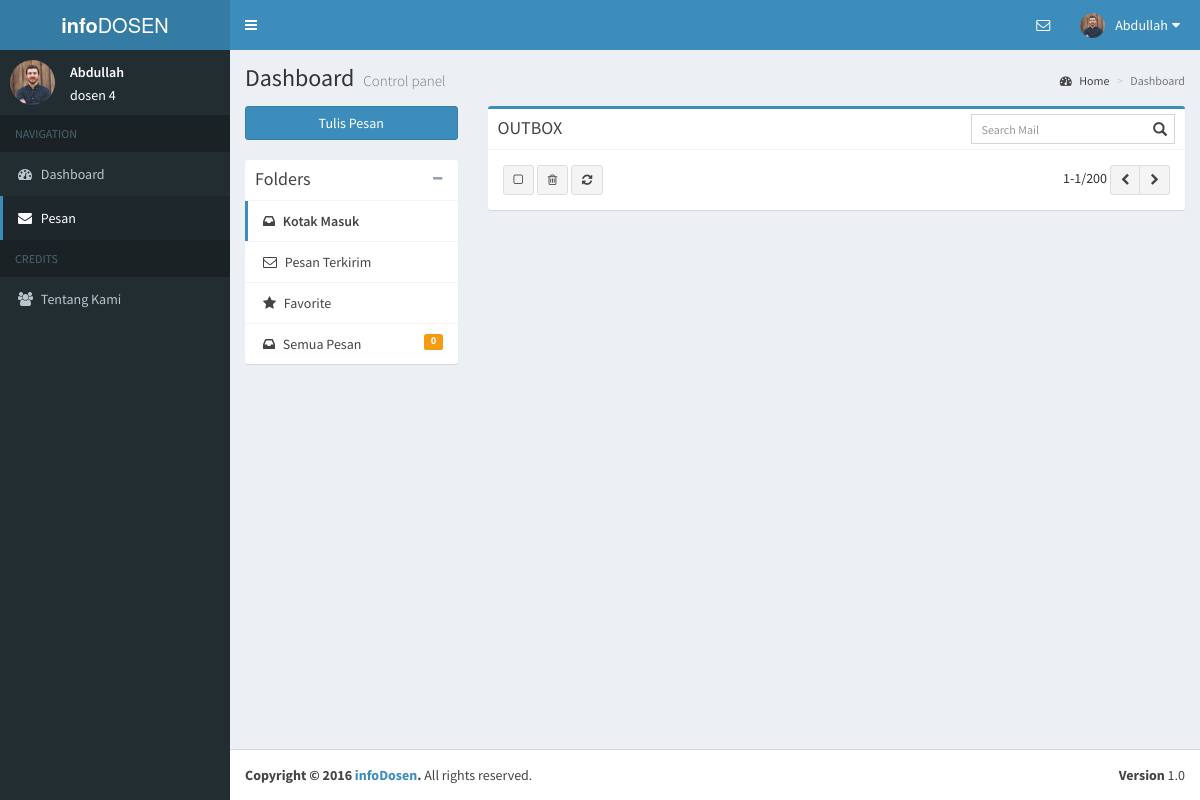
Screenshot of /dosen/mailbox.php?view=OUTBOX (signed in) with the database file from the repository.
### tables this page shows
CREATE TABLE `dosen` (
  `nip` varchar(20) NOT NULL,
  `password` varchar(255) NOT NULL,
  `nama` varchar(30) NOT NULL,
  `gender` varchar(255) NOT NULL,
  `email` varchar(255) NOT NULL,
  `foto` varchar(30) NOT NULL,
  `deskripsi` text NOT NULL,
  `about` text NOT NULL,
  `award` text NOT NULL,
  `misc` text NOT NULL,
  `status` varchar(255) NOT NULL
);

### session.php (called while the page is built, shortened)
<?php
if(!isset($_SESSION['user'])||!isset($_SESSION['level'])){
	header('Location: login.php');
}
else{
	$connection = mysql_connect("localhost", "root", "");
	$userCheck = $_SESSION['user'];
	if($_SESSION['level']=="mahasiswa"){
		$ses_sql=mysql_query("select * from mahasiswa where nim='$userCheck'", $connection);
	}
	else if ($_SESSION['level']=="dosen") {
		$ses_sql=mysql_query("select * from dosen where nip='$userCheck'", $connection);
	}
	$userOnSession = mysql_fetch_assoc($ses_sql);
}
?>

### dosen/mailbox.php (the view, shortened to what this page needs)
<?php
include "../session.php";
$user=$userOnSession;
$tipe="";
if(!isset($_GET['view'])||empty($_GET['view'])){
  $tipe="INBOX";
}
else{
  $tipe=strtoupper($_GET['view']);
}
?>
<!DOCTYPE html>
<html>
<head>
  <link rel="stylesheet" href="../bootstrap/css/bootstrap.min.css">
  <link rel="stylesheet" href="../dist/css/font-awesome.min.css">
  <link rel="stylesheet" href="https://cdnjs.cloudflare.com/ajax/libs/ionicons/2.0.1/css/ionicons.min.css">
  <link rel="stylesheet" href="../dist/css/style.css">
  <link rel="stylesheet" href="../dist/css/AdminLTE.min.css">
  <link rel="stylesheet" href="../dist/css/skins/_all-skins.min.css">
  <link rel="stylesheet" href="../plugins/iCheck/flat/blue.css">
  <link rel="stylesheet" href="../plugins/morris/morris.css">
  <link rel="stylesheet" href="../plugins/jvectormap/jquery-jvectormap-1.2.2.css">
  <link rel="stylesheet" href="../plugins/datepicker/datepicker3.css">
  <link rel="stylesheet" href="../plugins/daterangepicker/daterangepicker-bs3.css">
  <link rel="stylesheet" href="../plugins/bootstrap-wysihtml5/bootstrap3-wysihtml5.min.css">
  <link rel="stylesheet" href="../plugins/iCheck/flat/blue.css">
</head>
<body class="hold-transition skin-blue sidebar-mini">
<div class="wrapper">
  <header class="main-header">
    <a href="index.php" class="logo">
      <span class="logo-lg"><b>info</b>DOSEN</span>
    </a>
    <nav class="navbar navbar-static-top">
      <a href="#" class="sidebar-toggle" data-toggle="offcanvas" role="button">
      </a>
      <div class="navbar-custom-menu">
        <ul class="nav navbar-nav">
          <li class="dropdown messages-menu">
            <a href="#" class="dropdown-toggle" data-toggle="dropdown">
              <i class="fa fa-envelope-o"></i>
            </a>
                  <?php
                    $sql = "select * from pesan where penerima='".$user['nip']."' or pengirim='".$user['nip']."'";
                    $sqla=mysql_query($sql);
                    $jumlahPesan=mysql_num_rows($sqla);
                  ?>
          </li>
          <li class="dropdown user user-menu">
            <a href="#" class="dropdown-toggle" data-toggle="dropdown">
              <img src="../assets/images/<?php echo $user['foto'] ?>" class="user-image" alt="User Image">
              <span class="hidden-xs"><?php echo $user['nama'];?></span>
              <i class="fa fa-sort-down pull-right"></i>
            </a>
          </li>
        </ul>
      </div>
    </nav>
  </header>
  <aside class="main-sidebar">
    <section class="sidebar">
      <div class="user-panel">
        <div class="pull-left image">
          <img src="../assets/images/<?php echo $user['foto'] ?>" class="img-circle" alt="User Image">
        </div>
        <div class="pull-left info">
          <p><?php echo $user['nama'];?></p>
          <?php echo $user['deskripsi'];?>
        </div>
      </div>
      <ul class="sidebar-menu">
        <li class="header">NAVIGATION</li>
        <li class="treeview">
          <a href="index.php">
            <i class="fa fa-dashboard"></i>
            <span>Dashboard</span>
          </a>
        </li>
        <li class="active treeview">
          <a href="mailbox.php">
            <i class="fa fa-envelope"></i>
            <span>Pesan</span>
          </a>
        </li>
        <li class="header">CREDITS</li>
        <li><a href="aboutus.php"><i class="fa fa-users"></i> <span>Tentang Kami</span></a></li>
      </ul>
    </section>
  </aside>
  <div class="content-wrapper">
    <section class="content-header">
      <h1>
        Dashboard
        <small>Control panel</small>
      </h1>
      <ol class="breadcrumb">
        <li><a href="#"><i class="fa fa-dashboard"></i> Home</a></li>
        <li class="active">Dashboard</li>
      </ol>
    </section>
    <section class="content">
      <div class="row">
        <div class="col-md-3">
          <a href="pesanbaru.php" class="btn btn-primary btn-block margin-bottom">Tulis Pesan</a>
          <div class="box box-solid">
            <div class="box-header with-border">
              <h3 class="box-title">Folders</h3>
              <div class="box-tools">
                <button type="button" class="btn btn-box-tool" data-widget="collapse"><i class="fa fa-minus"></i>
                </button>
              </div>
            </div>
            <div class="box-body no-padding">
              <ul class="nav nav-pills nav-stacked">
                <li id="kotakmasuk" class="active"><a href="mailbox.php?view=INBOX"><i class="fa fa-inbox"></i> Kotak Masuk
                <li id="kotakkeluar"><a href="mailbox.php?view=OUTBOX"><i class="fa fa-envelope-o"></i> Pesan Terkirim</a></li>
                <li id="kotakfavorit"><a href="mailbox.php?view=FAVORITE"><i class="fa fa-star"></i> Favorite</a>
                <li id="kotaksemua"><a href="mailbox.php?view=ALL"><i class="fa fa-inbox"></i> Semua Pesan
                  <span class="label label-warning pull-right"><?php echo $jumlahPesan ?></span></a>
                </li>
              </ul>
            </div>
          </div>
        </div>
        <div class="col-md-9">
          <div class="box box-primary">
            <div class="box-header with-border">
              <h3 class="box-title"><?php echo $tipe; ?></h3>
              <div class="box-tools pull-right">
                <div class="has-feedback">
                  <input type="text" class="form-control input-sm" placeholder="Search Mail">
                </div>
              </div>
            </div>
            <div class="box-body">
              <div class="mailbox-controls">
                <button type="button" class="btn btn-default btn-sm checkbox-toggle"><i class="fa fa-square-o"></i>
                </button>
                <div class="btn-group">
                  <button onclick="hapusBanyak()" type="button" class="btn btn-default btn-sm"><i class="fa fa-trash-o"></i></button>
                </div>
                <button onclick="refresh()" type="button" class="btn btn-default btn-sm"><i class="fa fa-refresh"></i></button>
                <div class="pull-right">
                  1-1/200
                  <div class="btn-group">
                    <button type="button" class="btn btn-default btn-sm"><i class="fa fa-chevron-left"></i></button>
                    <button type="button" class="btn btn-default btn-sm"><i class="fa fa-chevron-right"></i></button>
                  </div>
                </div>
              </div>
            </div>
          </div>
        </div>
      </div>
    </section>
  </div>
  <footer class="main-footer">
    <div class="pull-right hidden-xs">
      <b>Version</b> 1.0
    </div>
    <strong>Copyright &copy; 2016 <a href="#">infoDosen</a>.</strong> All rights reserved.
  </footer>
</div>
</body>
</html>

### rows the page displays
dosen: foto (picture), nama "Abdullah", deskripsi "dosen 4"

### other values shown
$jumlahPesan "0"
$tipe "OUTBOX"
